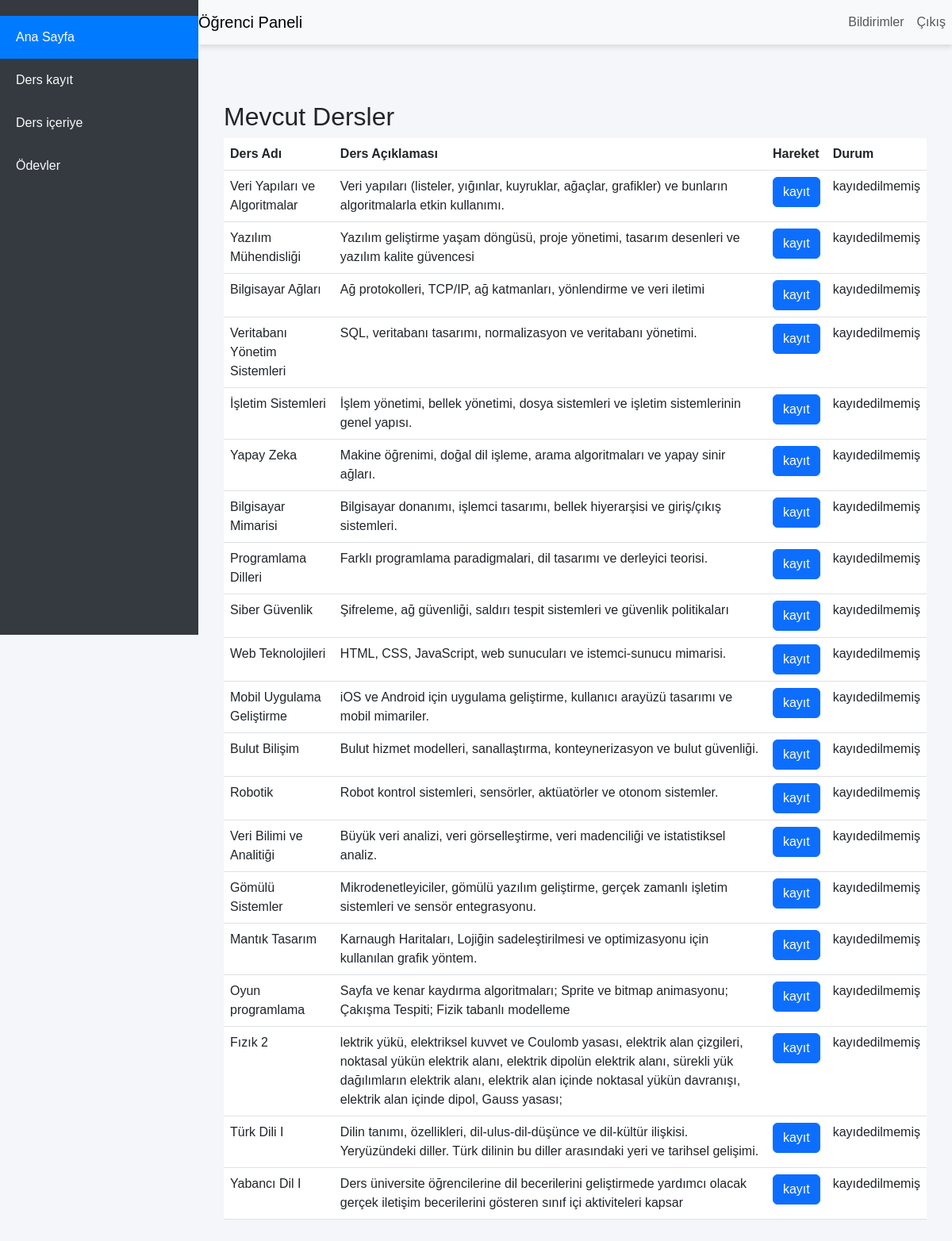
/student/student_courses.php (signed in), run on the app's committed database.
### tables this page shows
CREATE TABLE `courses` (
  `id` int(10) UNSIGNED NOT NULL,
  `course_name` varchar(100) NOT NULL,
  `course_description` text NOT NULL
);

### student/student_courses.php (the view, shortened to what this page needs)
<?php
include('../includes/header.php');
include('../includes/sidebarstd.php');
include('../includes/navbarstd.php');
include('../config.php');
$enrolled_courses = [];
$courses_query = "SELECT * FROM courses";
$courses_result = mysqli_query($conn, $courses_query);
?>
<div class="content">
    <div class="container mt-5">
        <h2>Mevcut Dersler</h2>
        <table class="table">
            <thead>
                <tr>
                    <th>Ders Adı</th>
                    <th>Ders Açıklaması</th>
                    <th>Hareket</th>
                    <th>Durum</th>
                </tr>
            </thead>
            <tbody>
                <?php while ($row = mysqli_fetch_assoc($courses_result)): ?>
                    <?php if (!in_array($row['id'], $enrolled_courses)): ?>
                        <tr>
                            <td><?php echo $row['course_name']; ?></td>
                            <td><?php echo $row['course_description']; ?></td>
                            <td>
                                <form action="<?php echo $_SERVER['PHP_SELF']; ?>" method="POST">
                                    <button type="submit" class="btn btn-primary">kayıt</button>
                                </form>
                            </td>
                            <td>kayıdedilmemiş</td>
                        </tr>
                    <?php endif; ?>
                <?php endwhile; ?>
            </tbody>
        </table>
    </div>
</div>
<?php include('../includes/footer.php'); ?>

### includes/header.php (style rules this page uses)
body { font-family: 'Arial', sans-serif; background-color: #f4f6f9; margin: 0; }
.content { margin-left: 250px; padding: 20px; padding-top: 80px; }

### data on the page
courses: course_name "Veri Yapıları ve Algoritmalar", course_description "Veri yapıları (listeler, yığınlar, kuyruklar, ağaçlar, grafikler) ve bunların algoritmalarla etkin kullanımı."
courses: course_name "Yazılım Mühendisliği", course_description "Yazılım geliştirme yaşam döngüsü, proje yönetimi, tasarım desenleri ve yazılım kalite güvencesi"
courses: course_name "Bilgisayar Ağları", course_description "Ağ protokolleri, TCP/IP, ağ katmanları, yönlendirme ve veri iletimi"
courses: course_name "Veritabanı Yönetim Sistemleri", course_description "SQL, veritabanı tasarımı, normalizasyon ve veritabanı yönetimi."
courses: course_name "İşletim Sistemleri", course_description "İşlem yönetimi, bellek yönetimi, dosya sistemleri ve işletim sistemlerinin genel yapısı."
courses: course_name "Yapay Zeka", course_description "Makine öğrenimi, doğal dil işleme, arama algoritmaları ve yapay sinir ağları."
courses: course_name "Bilgisayar Mimarisi", course_description "Bilgisayar donanımı, işlemci tasarımı, bellek hiyerarşisi ve giriş/çıkış sistemleri."
courses: course_name "Programlama Dilleri", course_description "Farklı programlama paradigmalari, dil tasarımı ve derleyici teorisi."
courses: course_name "Siber Güvenlik", course_description "Şifreleme, ağ güvenliği, saldırı tespit sistemleri ve güvenlik politikaları"
courses: course_name "Web Teknolojileri", course_description "HTML, CSS, JavaScript, web sunucuları ve istemci-sunucu mimarisi."
courses: course_name "Mobil Uygulama Geliştirme", course_description "iOS ve Android için uygulama geliştirme, kullanıcı arayüzü tasarımı ve mobil mimariler."
courses: course_name "Bulut Bilişim", course_description "Bulut hizmet modelleri, sanallaştırma, konteynerizasyon ve bulut güvenliği."
courses: course_name "Robotik", course_description "Robot kontrol sistemleri, sensörler, aktüatörler ve otonom sistemler."
courses: course_name "Veri Bilimi ve Analitiği", course_description "Büyük veri analizi, veri görselleştirme, veri madenciliği ve istatistiksel analiz."
courses: course_name "Gömülü Sistemler", course_description "Mikrodenetleyiciler, gömülü yazılım geliştirme, gerçek zamanlı işletim sistemleri ve sensör entegrasyonu."
courses: course_name "Mantık Tasarım", course_description "Karnaugh Haritaları, Lojiğin sadeleştirilmesi ve optimizasyonu için kullanılan grafik yöntem."
courses: course_name "Oyun programlama", course_description "Sayfa ve kenar kaydırma algoritmaları; Sprite ve bitmap animasyonu; Çakışma Tespiti; Fizik tabanlı modelleme"
courses: course_name "Fızık 2", course_description "lektrik yükü, elektriksel kuvvet ve Coulomb yasası, elektrik alan çizgileri, noktasal yükün elektrik alanı, elektrik dipolün elektrik alanı, sürekli yük dağılımların elektrik alanı, elektrik alan içinde noktasal yükün davranışı, elektrik alan içinde dipol, Gauss yasası;"
courses: course_name "Türk Dili I", course_description "Dilin tanımı, özellikleri, dil-ulus-dil-düşünce ve dil-kültür ilişkisi. Yeryüzündeki diller. Türk dilinin bu diller arasındaki yeri ve tarihsel gelişimi."
courses: course_name "Yabancı Dil I", course_description "Ders üniversite öğrencilerine dil becerilerini geliştirmede yardımcı olacak gerçek iletişim becerilerini gösteren sınıf içi aktiviteleri kapsar"
